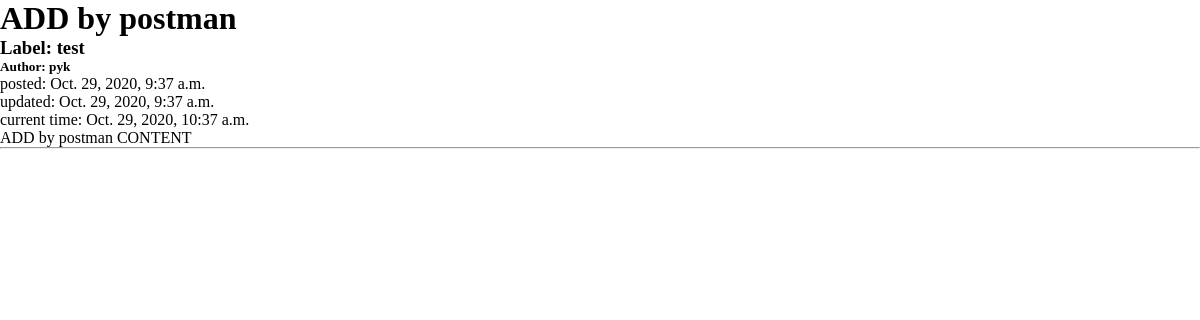
The page /posts/9/ on the database its author committed.
### posts/models.py (models this page shows, shortened)
class Post(models.Model):
    title = models.CharField(max_length=120, blank=False)
    user = models.ForeignKey(settings.AUTH_USER_MODEL, on_delete=models.SET_NULL, null=True)
    content = models.TextField(blank=True)
    draft = models.BooleanField(default=False, blank=False)
    updated = models.DateTimeField(auto_now=True, auto_now_add=False)
    timestamp = models.DateTimeField(auto_now=False, auto_now_add=True)
    label = models.ManyToManyField(Label)
    objects = PostManager()
    class Meta:
        ordering = ['-timestamp']

class Label(models.Model):
    name = models.CharField(max_length=100)

### posts/views.py (the view)
# urls.py: path('<int:pk>/', PostDetailView.as_view(), name='post_detail'),
class PostDetailView(DetailView):
    model = Post
    context_object_name = 'post'
    def get_context_data(self, **kwargs):
        context = super().get_context_data(**kwargs)
        context['currentTime'] = timezone.now()
        return context

### posts/templates/posts/post_detail.html (shortened to what this page needs)
{% load static %}
{% block extra_head %}
<link rel="stylesheet" href="{% static 'posts/css/posts_base.css' %}">
{% endblock %}
{% block content %}
  <h1>{{ post.title }}</h1>
  <div class="post-detail">
    <h3>Label: {% for label in post.label.all %} <span>{{label.name}}</span> {% endfor %}</h3>
    <h5>Author: {{ post.user.username }}</h5>
    <p>posted: {{ post.timestamp }}</p>
    <p>updated: {{ post.updated }}</p>
    <p>current time: {{ currentTime }}</p>
    <div class="post-content">{{ post.content }}</div>
    <hr>
  </div>
{% endblock %}

### posts/static/posts/css/posts_base.css (style rules this page uses)
* { margin: 0; padding: 0; box-sizing: border-box; }

### rows shown on the page
Post: title "ADD by postman", user.username "pyk", timestamp "Oct. 29, 2020, 9:37 a.m.", updated "Oct. 29, 2020, 9:37 a.m.", content "ADD by postman CONTENT"
Label: name "test"

### other values the page prints
{{ currentTime }} "Oct. 29, 2020, 10:37 a.m."
